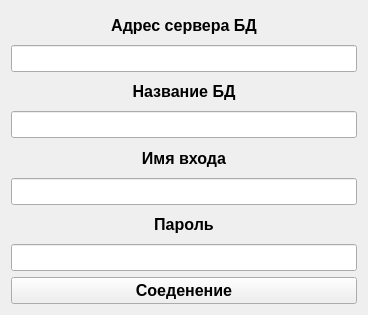
<?xml version="1.0" encoding="UTF-8"?>
<ui version="4.0">
 <class>login</class>
 <widget class="QWidget" name="login">
  <property name="geometry">
   <rect>
    <x>0</x>
    <y>0</y>
    <width>368</width>
    <height>315</height>
   </rect>
  </property>
  <property name="font">
   <font>
    <pointsize>12</pointsize>
    <weight>75</weight>
    <bold>true</bold>
   </font>
  </property>
  <property name="windowTitle">
   <string>Form</string>
  </property>
  <layout class="QGridLayout" name="gridLayout">
   <item row="9" column="0">
    <widget class="QLineEdit" name="lineEdit_4">
     <property name="alignment">
      <set>Qt::AlignCenter</set>
     </property>
    </widget>
   </item>
   <item row="5" column="0">
    <widget class="QLineEdit" name="lineEdit_2">
     <property name="alignment">
      <set>Qt::AlignCenter</set>
     </property>
    </widget>
   </item>
   <item row="10" column="0">
    <widget class="QPushButton" name="pushButton">
     <property name="text">
      <string>Соеденение</string>
     </property>
    </widget>
   </item>
   <item row="2" column="0">
    <widget class="QLineEdit" name="lineEdit">
     <property name="alignment">
      <set>Qt::AlignCenter</set>
     </property>
    </widget>
   </item>
   <item row="7" column="0">
    <widget class="QLineEdit" name="lineEdit_3">
     <property name="alignment">
      <set>Qt::AlignCenter</set>
     </property>
    </widget>
   </item>
   <item row="0" column="0">
    <widget class="QLabel" name="label">
     <property name="text">
      <string>Адрес сервера БД</string>
     </property>
     <property name="alignment">
      <set>Qt::AlignCenter</set>
     </property>
    </widget>
   </item>
   <item row="6" column="0">
    <widget class="QLabel" name="label_3">
     <property name="text">
      <string>Имя входа</string>
     </property>
     <property name="alignment">
      <set>Qt::AlignCenter</set>
     </property>
    </widget>
   </item>
   <item row="4" column="0">
    <widget class="QLabel" name="label_2">
     <property name="text">
      <string>Название БД</string>
     </property>
     <property name="alignment">
      <set>Qt::AlignCenter</set>
     </property>
    </widget>
   </item>
   <item row="8" column="0">
    <widget class="QLabel" name="label_4">
     <property name="text">
      <string>Пароль</string>
     </property>
     <property name="alignment">
      <set>Qt::AlignCenter</set>
     </property>
    </widget>
   </item>
  </layout>
 </widget>
 <resources/>
 <connections/>
</ui>
